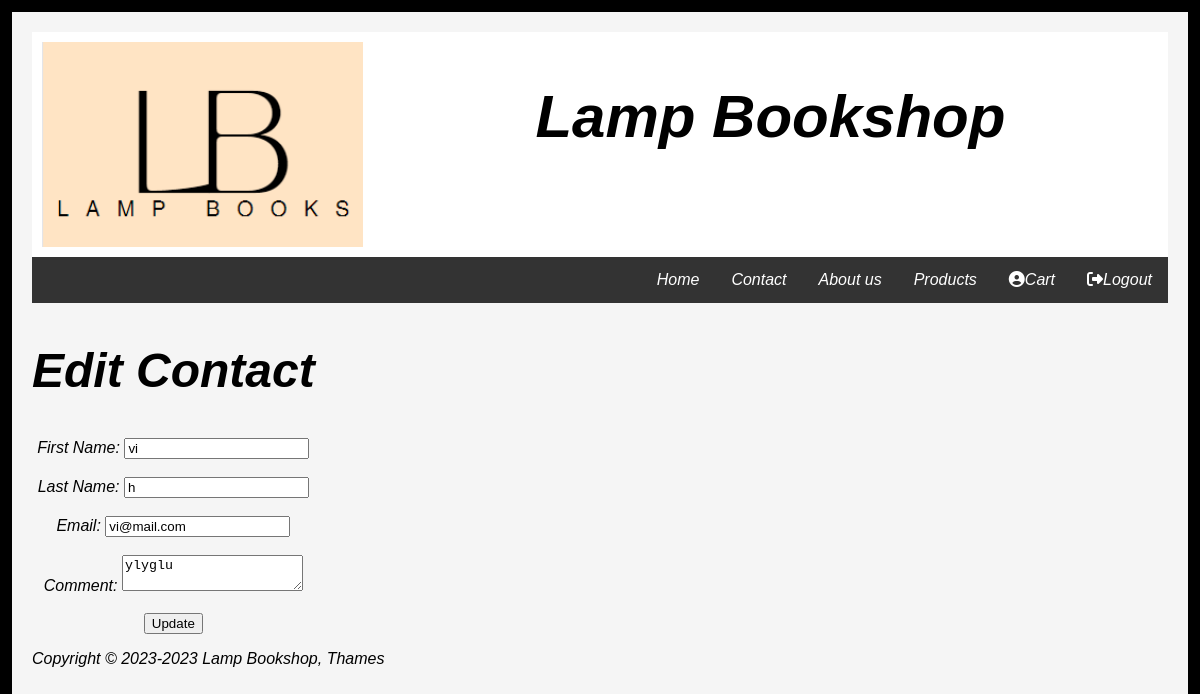
The app's page /admin/edit.php?id=10 (signed in) with its own data.
### tables this page shows
CREATE TABLE IF NOT EXISTS `contact` (
  `id` int NOT NULL AUTO_INCREMENT,
  `fname` varchar(50) NOT NULL,
  `lname` varchar(50) NOT NULL,
  `email` varchar(100) NOT NULL,
  `comment` text NOT NULL,
  PRIMARY KEY (`id`)
);

### admin/edit.php (the view, shortened to what this page needs)
<!DOCTYPE html>
<html lang="en">
    <?php
if (!isset($_SESSION['loggedin'])) {
    header('Location: phplogin/login.php');
}else{
    ?>
<head>
    <link href="../css/style.css" rel="stylesheet" type="text/css">
</head>
<div class="wrapper">
    <body>
     <?php
if (isset($_SESSION['loggedin'])) {
     if ($_SESSION['name'] == 'admin'){
        include '../adminheader.php';
    }
    else{
    include 'loginheader.php';}
}
        else{
        include 'header.php';}
        ?>
         <div class="row">
       <div class="main">
             <?php
    require_once '../setup.php';
if(isset($_GET['id'])) {
    $id = $_GET['id'];
    $query = "SELECT * FROM contact WHERE id = ?";
    $stmt = mysqli_prepare($conn, $query);
    mysqli_stmt_bind_param($stmt, "i", $id);
    mysqli_stmt_execute($stmt);
    $result = mysqli_stmt_get_result($stmt);
if(mysqli_num_rows($result) === 1) {
        $row = mysqli_fetch_assoc($result);
}
    else {
echo 'No record found with the provided ID.';
    }
} else {
    echo 'ID parameter not provided.';
}
        ?>
<h2>Edit Contact</h2>
<form method="post" action="update.php">
<label for="fname">First Name:</label>
<input type="text" id="fname" name="fname" value="<?php echo $row['fname']; ?>"><br><br>
<label for="lname">Last Name:</label>
<input type="text" id="lname" name="lname" value="<?php echo $row['lname']; ?>"><br><br>
<label for="email">Email:</label>
<input type="email"
       id="email" name="email"
       value="<?php echo $row['email']; ?>"><br><br>
<label for="comment">Comment:</label>
<textarea id="comment" name="comment"><?php echo $row['comment']; ?></textarea><br><br>
<input type="submit" value="Update">
</form>
             </div>
    </div>
          <?php include '../footer.php';
}?>
    </body>
    </div>
</html>

### css/style.css (style rules this page uses)
html { background-color: whitesmoke; width: 100%; }
.wrapper { align-content: center; padding: 20px; }
body { text-align: left; background-color: whitesmoke; border: 1vw solid black; font-style: italic; word-break: keep-all; }
h2 { font-size: 4vw; text-align: center; }
* { box-sizing: border-box; }
.row { display: flex; flex-wrap: wrap; }
* { box-sizing: border-box }
body { font-family: Verdana, sans-serif; margin:0 }
form { text-align: center; }

### records on screen
contact: fname "vi", lname "h", email "vi@mail.com", comment "ylyglu"
